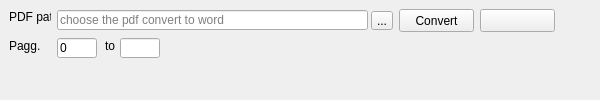
            <widget class="QgsDockWidget" name="mDockWidget_3">
             <property name="sizePolicy">
              <sizepolicy hsizetype="Expanding" vsizetype="Preferred">
               <horstretch>0</horstretch>
               <verstretch>0</verstretch>
              </sizepolicy>
             </property>
             <property name="minimumSize">
              <size>
               <width>600</width>
               <height>89</height>
              </size>
             </property>
             <property name="floating">
              <bool>true</bool>
             </property>
             <property name="windowTitle">
              <string>Pdf2Word</string>
             </property>
             <widget class="QWidget" name="dockWidgetContents_3">
              <widget class="QLineEdit" name="lineEdit_pdf_path">
               <property name="geometry">
                <rect>
                 <x>57</x>
                 <y>10</y>
                 <width>311</width>
                 <height>20</height>
                </rect>
               </property>
               <property name="acceptDrops">
                <bool>true</bool>
               </property>
               <property name="text">
                <string/>
               </property>
               <property name="placeholderText">
                <string>choose the pdf convert to word</string>
               </property>
              </widget>
              <widget class="QToolButton" name="toolButton_pdfpath">
               <property name="geometry">
                <rect>
                 <x>371</x>
                 <y>11</y>
                 <width>22</width>
                 <height>19</height>
                </rect>
               </property>
               <property name="text">
                <string>...</string>
               </property>
              </widget>
              <widget class="QPushButton" name="pbnOpenpdfDirectory">
               <property name="geometry">
                <rect>
                 <x>480</x>
                 <y>9</y>
                 <width>75</width>
                 <height>23</height>
                </rect>
               </property>
               <property name="text">
                <string/>
               </property>
               <property name="icon">
                <iconset resource="../../resources/resources.qrc">
                 <normaloff>:/icons/open-folder.png</normaloff>:/icons/open-folder.png</iconset>
               </property>
              </widget>
              <widget class="QLabel" name="label_50">
               <property name="geometry">
                <rect>
                 <x>9</x>
                 <y>9</y>
                 <width>42</width>
                 <height>16</height>
                </rect>
               </property>
               <property name="text">
                <string>PDF path</string>
               </property>
              </widget>
              <widget class="QPushButton" name="pushButton_convert">
               <property name="geometry">
                <rect>
                 <x>399</x>
                 <y>9</y>
                 <width>75</width>
                 <height>23</height>
                </rect>
               </property>
               <property name="text">
                <string>Convert</string>
               </property>
              </widget>
              <widget class="QLineEdit" name="lineEdit_pag1">
               <property name="geometry">
                <rect>
                 <x>57</x>
                 <y>38</y>
                 <width>40</width>
                 <height>20</height>
                </rect>
               </property>
               <property name="minimumSize">
                <size>
                 <width>0</width>
                 <height>0</height>
                </size>
               </property>
               <property name="maximumSize">
                <size>
                 <width>40</width>
                 <height>16777215</height>
                </size>
               </property>
               <property name="toolTip">
                <string>&lt;html&gt;&lt;head/&gt;&lt;body&gt;&lt;p&gt;Lo &amp;quot;0&amp;quot; indica la prima pagina da convertire&lt;/p&gt;&lt;/body&gt;&lt;/html&gt;</string>
               </property>
               <property name="inputMask">
                <string extracomment="Lo&quot;0&quot; indica la prima pagina"/>
               </property>
               <property name="text">
                <string>0</string>
               </property>
              </widget>
              <widget class="QLineEdit" name="lineEdit_pag2">
               <property name="geometry">
                <rect>
                 <x>120</x>
                 <y>38</y>
                 <width>40</width>
                 <height>20</height>
                </rect>
               </property>
               <property name="maximumSize">
                <size>
                 <width>40</width>
                 <height>16777215</height>
                </size>
               </property>
              </widget>
              <widget class="QLabel" name="label_51">
               <property name="geometry">
                <rect>
                 <x>9</x>
                 <y>38</y>
                 <width>41</width>
                 <height>16</height>
                </rect>
               </property>
               <property name="text">
                <string>Pagg.</string>
               </property>
              </widget>
              <widget class="QLabel" name="label_59">
               <property name="geometry">
                <rect>
                 <x>105</x>
                 <y>38</y>
                 <width>16</width>
                 <height>16</height>
                </rect>
               </property>
               <property name="text">
                <string>to</string>
               </property>
              </widget>
             </widget>
            </widget>
